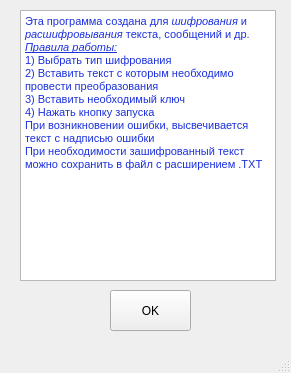
<?xml version="1.0" encoding="UTF-8"?>
<ui version="4.0">
 <class>About</class>
 <widget class="QMainWindow" name="About">
  <property name="geometry">
   <rect>
    <x>0</x>
    <y>0</y>
    <width>291</width>
    <height>373</height>
   </rect>
  </property>
  <property name="minimumSize">
   <size>
    <width>291</width>
    <height>373</height>
   </size>
  </property>
  <property name="maximumSize">
   <size>
    <width>291</width>
    <height>373</height>
   </size>
  </property>
  <property name="windowTitle">
   <string>About</string>
  </property>
  <widget class="QWidget" name="centralwidget">
   <widget class="QPushButton" name="okBtn">
    <property name="geometry">
     <rect>
      <x>110</x>
      <y>290</y>
      <width>81</width>
      <height>41</height>
     </rect>
    </property>
    <property name="text">
     <string>OK</string>
    </property>
   </widget>
   <widget class="QTextBrowser" name="textBrowser">
    <property name="geometry">
     <rect>
      <x>20</x>
      <y>10</y>
      <width>256</width>
      <height>271</height>
     </rect>
    </property>
    <property name="html">
     <string>&lt;!DOCTYPE HTML PUBLIC &quot;-//W3C//DTD HTML 4.0//EN&quot; &quot;http://www.w3.org/TR/REC-html40/strict.dtd&quot;&gt;
&lt;html&gt;&lt;head&gt;&lt;meta name=&quot;qrichtext&quot; content=&quot;1&quot; /&gt;&lt;style type=&quot;text/css&quot;&gt;
p, li { white-space: pre-wrap; }
&lt;/style&gt;&lt;/head&gt;&lt;body style=&quot; font-family:'MS Shell Dlg 2'; font-size:8.25pt; font-weight:400; font-style:normal;&quot;&gt;
&lt;p style=&quot; margin-top:0px; margin-bottom:0px; margin-left:0px; margin-right:0px; -qt-block-indent:0; text-indent:0px;&quot;&gt;&lt;span style=&quot; font-size:8pt; color:#1c30de;&quot;&gt;Эта программа создана для &lt;/span&gt;&lt;span style=&quot; font-size:8pt; font-style:italic; color:#1c30de;&quot;&gt;шифрования &lt;/span&gt;&lt;span style=&quot; font-size:8pt; color:#1c30de;&quot;&gt;и &lt;/span&gt;&lt;span style=&quot; font-size:8pt; font-style:italic; color:#1c30de;&quot;&gt;расшифровывания&lt;/span&gt;&lt;span style=&quot; font-size:8pt; color:#1c30de;&quot;&gt; текста, сообщений и др.&lt;/span&gt;&lt;/p&gt;
&lt;p style=&quot; margin-top:0px; margin-bottom:0px; margin-left:0px; margin-right:0px; -qt-block-indent:0; text-indent:0px;&quot;&gt;&lt;span style=&quot; font-size:8pt; font-style:italic; text-decoration: underline; color:#1c30de;&quot;&gt;Правила работы:&lt;/span&gt;&lt;/p&gt;
&lt;p style=&quot; margin-top:0px; margin-bottom:0px; margin-left:0px; margin-right:0px; -qt-block-indent:0; text-indent:0px;&quot;&gt;&lt;span style=&quot; font-size:8pt; color:#1c30de;&quot;&gt;1) Выбрать тип шифрования&lt;/span&gt;&lt;/p&gt;
&lt;p style=&quot; margin-top:0px; margin-bottom:0px; margin-left:0px; margin-right:0px; -qt-block-indent:0; text-indent:0px;&quot;&gt;&lt;span style=&quot; font-size:8pt; color:#1c30de;&quot;&gt;2) Вставить текст с которым необходимо провести преобразования&lt;/span&gt;&lt;/p&gt;
&lt;p style=&quot; margin-top:0px; margin-bottom:0px; margin-left:0px; margin-right:0px; -qt-block-indent:0; text-indent:0px;&quot;&gt;&lt;span style=&quot; font-size:8pt; color:#1c30de;&quot;&gt;3) Вставить необходимый ключ&lt;/span&gt;&lt;/p&gt;
&lt;p style=&quot; margin-top:0px; margin-bottom:0px; margin-left:0px; margin-right:0px; -qt-block-indent:0; text-indent:0px;&quot;&gt;&lt;span style=&quot; font-size:8pt; color:#1c30de;&quot;&gt;4) Нажать кнопку запуска&lt;/span&gt;&lt;/p&gt;
&lt;p style=&quot; margin-top:0px; margin-bottom:0px; margin-left:0px; margin-right:0px; -qt-block-indent:0; text-indent:0px;&quot;&gt;&lt;span style=&quot; font-size:8pt; color:#1c30de;&quot;&gt;При возникновении ошибки, высвечивается текст с надписью ошибки&lt;/span&gt;&lt;/p&gt;
&lt;p style=&quot; margin-top:0px; margin-bottom:0px; margin-left:0px; margin-right:0px; -qt-block-indent:0; text-indent:0px;&quot;&gt;&lt;span style=&quot; font-size:8pt; color:#1c30de;&quot;&gt;При необходимости зашифрованный текст можно сохранить в файл с расширением .TXT&lt;/span&gt;&lt;/p&gt;&lt;/body&gt;&lt;/html&gt;</string>
    </property>
   </widget>
  </widget>
  <widget class="QMenuBar" name="menubar">
   <property name="geometry">
    <rect>
     <x>0</x>
     <y>0</y>
     <width>291</width>
     <height>21</height>
    </rect>
   </property>
  </widget>
  <widget class="QStatusBar" name="statusbar"/>
 </widget>
 <resources/>
 <connections/>
</ui>
